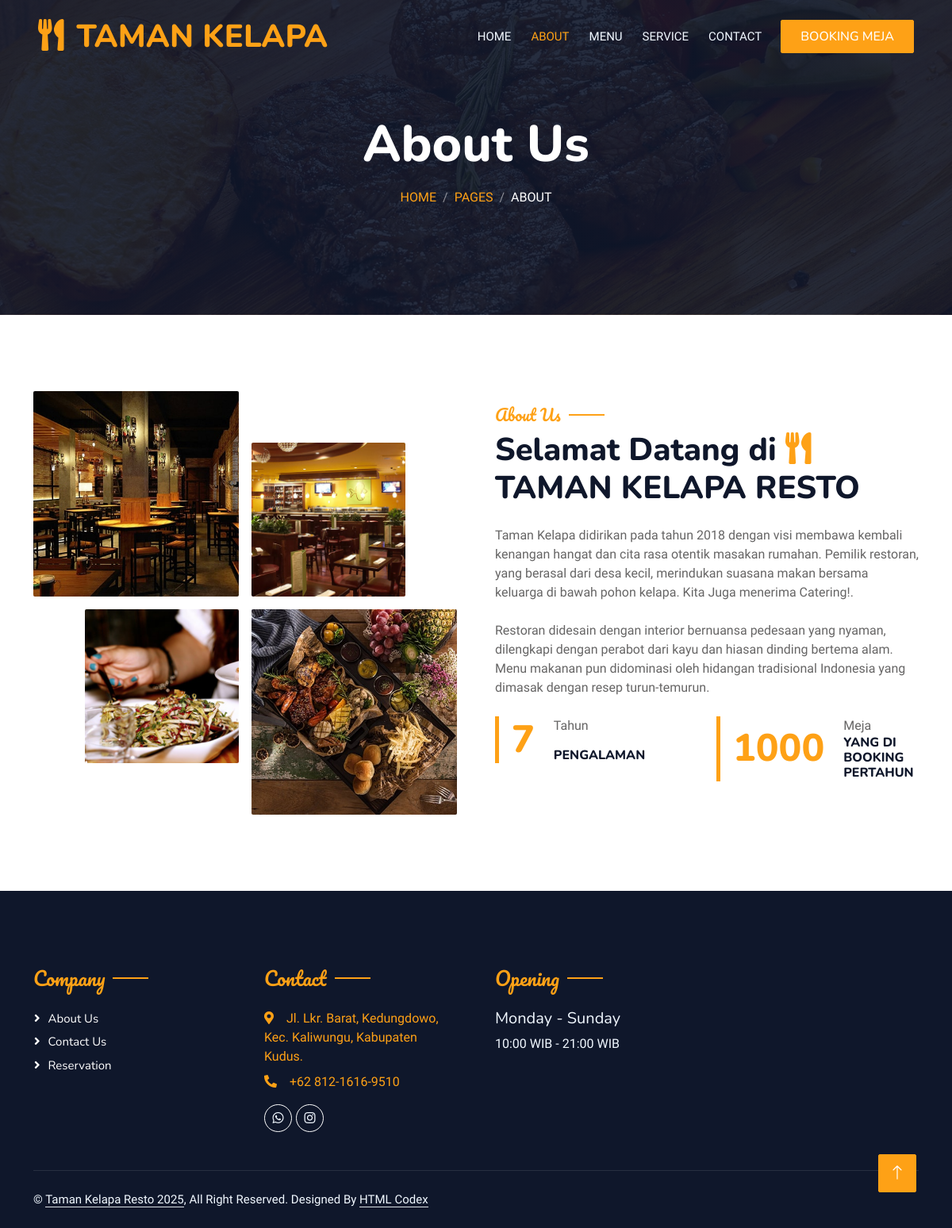
Page /about.php on the committed database.
### tables this page shows
CREATE TABLE `about` (
  `id` int(11) NOT NULL,
  `gambar1` varchar(255) NOT NULL,
  `gambar2` varchar(255) NOT NULL,
  `gambar3` varchar(255) NOT NULL,
  `gambar4` varchar(255) NOT NULL,
  `ket1` varchar(1000) NOT NULL,
  `ket2` varchar(1000) NOT NULL,
  `pengalaman` int(3) NOT NULL,
  `booking` int(11) NOT NULL
);

### about.php (the view)
<?php include 'partials/header.php';?>
            <div class="container-xxl py-5 bg-dark hero-header mb-5">
                <div class="container text-center my-5 pt-5 pb-4">
                    <h1 class="display-3 text-white mb-3 animated slideInDown">About Us</h1>
                    <nav aria-label="breadcrumb">
                        <ol class="breadcrumb justify-content-center text-uppercase">
                            <li class="breadcrumb-item"><a href="#">Home</a></li>
                            <li class="breadcrumb-item"><a href="#">Pages</a></li>
                            <li class="breadcrumb-item text-white active" aria-current="page">About</li>
                        </ol>
                    </nav>
                </div>
            </div>
        </div>
        <div class="container-xxl py-5">
            <div class="container">
                <div class="row g-5 align-items-center">
                    <div class="col-lg-6">
                        <div class="row g-3">
                            <?php
                                $query = "SELECT * FROM about";
                                $show = mysqli_query($koneksi,$query);
                                while($data = $show->fetch_assoc()):
                                ?>
                            <div class="col-6 text-start">
                                <img class="img-fluid rounded w-100 wow zoomIn" data-wow-delay="0.1s" src="adminform/uploads/<?= $data['gambar1']; ?>" alt="Image">
                            </div>
                            <div class="col-6 text-start">
                                <img class="img-fluid rounded w-75 wow zoomIn" data-wow-delay="0.3s" src="adminform/uploads/<?= $data['gambar2']; ?>" style="margin-top: 25%;">
                            </div>
                            <div class="col-6 text-end">
                                <img class="img-fluid rounded w-75 wow zoomIn" data-wow-delay="0.5s" src="adminform/uploads/<?= $data['gambar3']; ?>">
                            </div>
                            <div class="col-6 text-end">
                                <img class="img-fluid rounded w-100 wow zoomIn" data-wow-delay="0.7s" src="adminform/uploads/<?= $data['gambar4']; ?>">
                            </div>
                        </div>
                    </div>
                    <div class="col-lg-6">
                        <h5 class="section-title ff-secondary text-start text-primary fw-normal">About Us</h5>
                        <h1 class="mb-4">Selamat Datang di <i class="fa fa-utensils text-primary me-2"></i>TAMAN KELAPA RESTO</h1>
                        <p class="mb-4"><?= $data['ket1'];?></p>
                        <p class="mb-4"><?= $data['ket2'];?></p>
                        <div class="row g-4 mb-4">
                            <div class="col-sm-6">
                                <div class="d-flex align-items-center border-start border-5 border-primary px-3">
                                    <h1 class="flex-shrink-0 display-5 text-primary mb-0" data-toggle="counter-up"><?= $data['pengalaman'];?></h1>
                                    <div class="ps-4">Tahun</p>
                                        <h6 class="text-uppercase mb-0">Pengalaman</h6>
                                    </div>
                                </div>
                            </div>
                            <div class="col-sm-6">
                                <div class="d-flex align-items-center border-start border-5 border-primary px-3">
                                    <h1 class="flex-shrink-0 display-5 text-primary mb-0" data-toggle="counter-up"><?= $data['booking'];?></h1>
                                    <div class="ps-4">
                                        <p class="mb-0">Meja</p>
                                        <h6 class="text-uppercase mb-0">Yang Di Booking Pertahun</h6>
                                    </div>
                                    <?php endwhile;?>
                                </div>
                            </div>
                        </div>
                    </div>
                </div>
            </div>
        </div>
        <?php include 'partials/footer.php';?>

### css/style.css (style rules this page uses)
:root { --primary: #FEA116; --light: #F1F8FF; --dark: #0F172B; }
body { overflow-x: hidden; }
.ff-secondary { font-family: 'Pacifico', cursive; }
.hero-header { background: linear-gradient(rgba(15, 23, 43, .9), rgba(15, 23, 43, .9)), url(../img/bg-hero.jpg); background-position: center center; background-repeat: no-repeat; background-size: cover; }
.breadcrumb-item + .breadcrumb-item::before { color: rgba(255, 255, 255, .5); }
.section-title { position: relative; display: inline-block; }
.section-title::before { position: absolute; content: ""; width: 45px; height: 2px; top: 50%; left: -55px; margin-top: -1px; background: var(--primary); }
.section-title::after { position: absolute; content: ""; width: 45px; height: 2px; top: 50%; right: -55px; margin-top: -1px; background: var(--primary); }
.section-title.text-start::before, .section-title.text-end::after { display: none; }

### rows in the picture
about: gambar1 (picture), gambar2 (picture), gambar3 (picture), gambar4 (picture), ket1 "Taman Kelapa didirikan pada tahun 2018 dengan visi membawa kembali kenangan hangat dan cita rasa otentik masakan rumahan. Pemilik restoran, yang berasal dari desa kecil, merindukan suasana makan bersama keluarga di bawah pohon kelapa. Kita Juga menerima Catering!.", ket2 "Restoran didesain dengan interior bernuansa pedesaan yang nyaman, dilengkapi dengan perabot dari kayu dan hiasan dinding bertema alam. Menu makanan pun didominasi oleh hidangan tradisional Indonesia yang dimasak dengan resep turun-temurun.", pengalaman "7", booking "1000"
